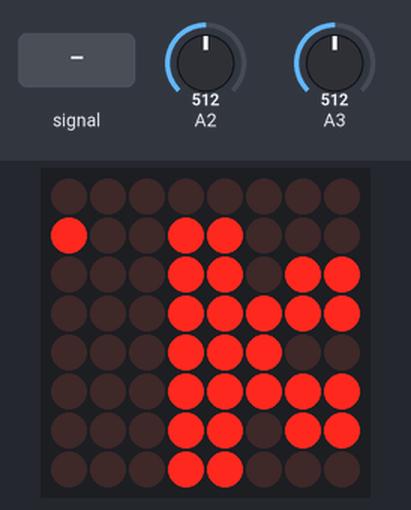
Recording of a sketch running on a simulated Arduino Nano, built with avr-gcc and run on an emulated ATmega328P. On the bench: 8×8 LED matrix. The test bench sets the inputs (shaded band); at power-on: A3 = 512, A2 = 512. Random numbers use the default seed unless the sketch sets one.

Above: at 2.0 s.
3.7 s: A2 fed a 50 Hz sine of ±306 counts around its level
At 4.14 s:
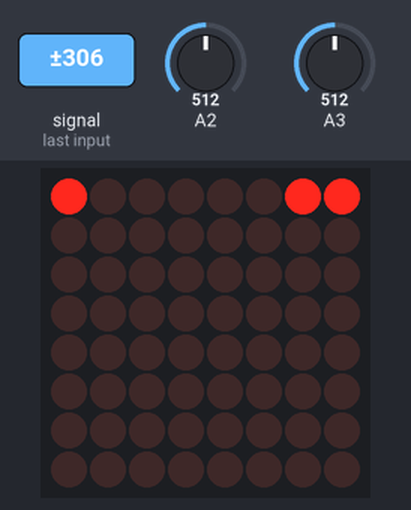
6.3 s: A3 set to 662
9.3 s: A3 set to 685
At 10.6 s:
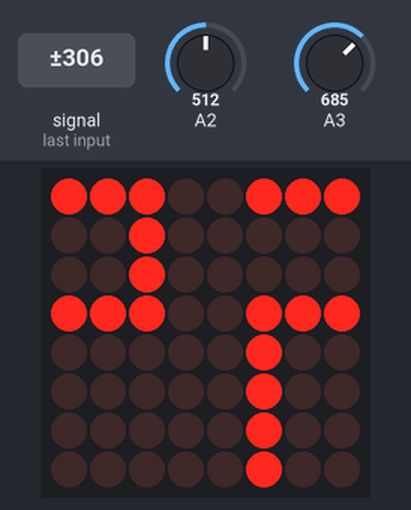
18.7 s: A2 set to 716
At 20.84 s:
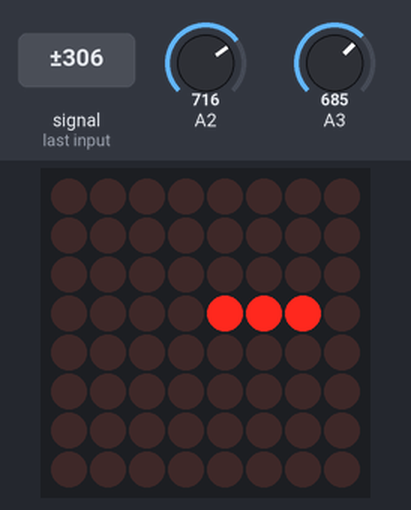
21.1 s: A2 set to 511
At 21.44 s:
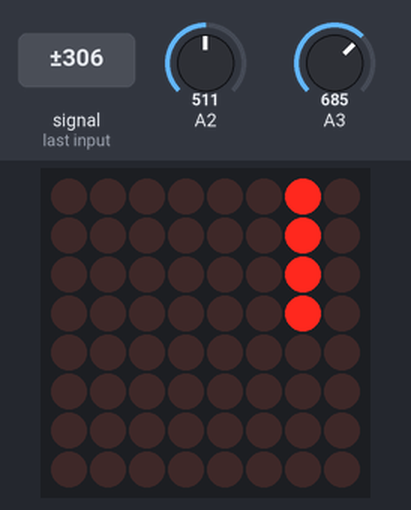

The sketch:

snake_3.ino
```cpp
#include "LedControl.h" // LedControl library is used for controlling a LED matrix. Find it using Library Manager or download zip here: https://github.com/wayoda/LedControl


// --------------------------------------------------------------- //
// ------------------------- user config ------------------------- //
// --------------------------------------------------------------- //

// there are defined all the pins
struct Pin {
  static const short joystickX = A2;   // joystick X axis pin
  static const short joystickY = A3;   // joystick Y axis pin
//static const short joystickKEY = 18; // (not used) joystick KEY pin (Analog 4) (Z axis button)
//static const short joystickVCC = 15; // virtual VCC for the joystick (Analog 1) (to make the joystick connectable right next to the arduino nano)
//static const short joystickGND = 14; // virtual GND for the joystick (Analog 0) (to make the joystick connectable right next to the arduino nano)

  //static const short potentiometer = A7; // potentiometer for snake speed control

  static const short CLK = 10;   // clock for LED matrix
  static const short CS  = 11;  // chip-select for LED matrix
  static const short DIN = 12; // data-in for LED matrix
};

// LED matrix brightness: between 0(darkest) and 15(brightest)
const short intensity = 8;

// lower = faster message scrolling
const short messageSpeed = 5;

// initial snake length (1...63, recommended 3)
const short initialSnakeLength = 3;


void setup() {
  Serial.begin(115200);  // set the same baud rate on your Serial Monitor
  initialize();         // initialize pins & LED matrix
  calibrateJoystick(); // calibrate the joystick home (do not touch it)
  showSnakeMessage(); // scrolls the 'snake' message around the matrix
}


void loop() {
  generateFood();    // if there is no food, generate one
  scanJoystick();    // watches joystick movements & blinks with food
  calculateSnake();  // calculates snake parameters
  handleGameStates();

  // uncomment this if you want the current game board to be printed to the serial (slows down the game a bit)
  // dumpGameBoard();
}


// --------------------------------------------------------------- //
// -------------------- supporting variables --------------------- //
// --------------------------------------------------------------- //

LedControl matrix(Pin::DIN, Pin::CLK, Pin::CS, 1);

struct Point {
  int row = 0, col = 0;
  Point(int row = 0, int col = 0): row(row), col(col) {}
};

struct Coordinate {
  int x = 0, y = 0;
  Coordinate(int x = 0, int y = 0): x(x), y(y) {}
};

bool win = false;
bool gameOver = false;

// primary snake head coordinates (snake head), it will be randomly generated
Point snake;

// food is not anywhere yet
Point food(-1, -1);

// construct with default values in case the user turns off the calibration
Coordinate joystickHome(500, 500);

// snake parameters
int snakeLength = initialSnakeLength; // choosed by the user in the config section
int snakeSpeed = 1; // will be set according to potentiometer value, cannot be 0
int snakeDirection = 0; // if it is 0, the snake does not move

// direction constants
const short up     = 1;
const short right  = 2;
const short down   = 3; // 'down - 2' must be 'up'
const short left   = 4; // 'left - 2' must be 'right'

// threshold where movement of the joystick will be accepted
const int joystickThreshold = 160;

// artificial logarithmity (steepness) of the potentiometer (-1 = linear, 1 = natural, bigger = steeper (recommended 0...1))
const float logarithmity = 0.4;

// the age array: holds an 'age' of the every pixel in the matrix. If age > 0, it glows.
// on every frame, the age of all lit pixels is incremented.
// when the age of some pixel exceeds the length of the snake, it goes out.
// age 1 is added in the current snake direction next to the last position of the snake head.
int age[8][8] = {};


// --------------------------------------------------------------- //
// -------------------------- functions -------------------------- //
// --------------------------------------------------------------- //


// if there is no food, generate one, also check for victory
void generateFood() {
  if (food.row == -1 || food.col == -1) {
    // self-explanatory
    if (snakeLength >= 64) {
      win = true;
      return; // prevent the food generator from running, in this case it would run forever, because it will not be able to find a pixel without a snake
    }

    // generate food until it is in the right position
    do {
      food.col = random(8);
      food.row = random(8);
    } while (age[food.row][food.col] > 0);
  }
}


// custom inverse logarithm with variable steepness (logarithmity), see https://www.desmos.com/calculator/qmyqv84xis (input = 0...1)
float lnx(float n) {
  if(n < 0) return 0;
  if(n > 1) return 1;
  n = -log(-n * logarithmity + 1); // natural logarithm
  if (isinf(n)) n = lnx(0.999999); // prevent returning 'inf'
  return n;
}


// watches joystick movements & blinks with food
void scanJoystick() {
  int previousDirection = snakeDirection; // save the last direction
  long timestamp = millis() + snakeSpeed; // when the next frame will be rendered

  while (millis() < timestamp) {
    // calculate snake speed logarithmically (10...1000ms)
//    float raw = mapf(analogRead(Pin::potentiometer), 0, 1023, 0, 1);
    //snakeSpeed = mapf(lnx(raw), lnx(0), lnx(1), 10, 1000);
    snakeSpeed=1;
    if (snakeSpeed == 0) snakeSpeed = 1; // safety: speed can not be 0

    // determine the direction of the snake
    analogRead(Pin::joystickY) < joystickHome.y - joystickThreshold ? snakeDirection = up    : 0;
    analogRead(Pin::joystickY) > joystickHome.y + joystickThreshold ? snakeDirection = down  : 0;
    analogRead(Pin::joystickX) < joystickHome.x - joystickThreshold ? snakeDirection = left  : 0;
    analogRead(Pin::joystickX) > joystickHome.x + joystickThreshold ? snakeDirection = right : 0;

    // ignore directional change by 180 degrees (no effect for non-moving snake)
    snakeDirection + 2 == previousDirection && previousDirection != 0 ? snakeDirection = previousDirection : 0;
    snakeDirection - 2 == previousDirection && previousDirection != 0 ? snakeDirection = previousDirection : 0;

    // intelligently blink with the food
    matrix.setLed(0, food.row, food.col, millis() % 100 < 50 ? 1 : 0);
  }
}


// calculate snake movement data
void calculateSnake() {
  switch (snakeDirection) {
  case up:
    snake.row--;
    fixEdge();
    matrix.setLed(0, snake.row, snake.col, 1);
    break;

  case right:
    snake.col++;
    fixEdge();
    matrix.setLed(0, snake.row, snake.col, 1);
    break;

  case down:
    snake.row++;
    fixEdge();
    matrix.setLed(0, snake.row, snake.col, 1);
    break;

  case left:
    snake.col--;
    fixEdge();
    matrix.setLed(0, snake.row, snake.col, 1);
    break;

  default: // if the snake is not moving, exit
    return;
  }

  // if there is any age (snake body), this will cause the end of the game (snake must be moving)
  if (age[snake.row][snake.col] != 0 && snakeDirection != 0) {
    gameOver = true;
    return;
  }

  // check if the food was eaten
  if (snake.row == food.row && snake.col == food.col) {
    snakeLength++;
    food.row = -1; // reset food
    food.col = -1;
  }

  // increment ages if all lit leds
  updateAges();

  // change the age of the snake head from 0 to 1
  age[snake.row][snake.col]++;
}


// causes the snake to appear on the other side of the screen if it gets out of the edge
void fixEdge() {
  snake.col < 0 ? snake.col += 8 : 0;
  snake.col > 7 ? snake.col -= 8 : 0;
  snake.row < 0 ? snake.row += 8 : 0;
  snake.row > 7 ? snake.row -= 8 : 0;
}


// increment ages if all lit leds, turn off too old ones depending on the length of the snake
void updateAges() {
  for (int row = 0; row < 8; row++) {
    for (int col = 0; col < 8; col++) {
      // if the led is lit, increment it's age
      if (age[row][col] > 0 ) {
        age[row][col]++;
      }

      // if the age exceeds the length of the snake, switch it off
      if (age[row][col] > snakeLength) {
        matrix.setLed(0, row, col, 0);
        age[row][col] = 0;
      }
    }
  }
}


void handleGameStates() {
  if (gameOver || win) {
    unrollSnake();

    showScoreMessage(snakeLength);

    if (gameOver) showGameOverMessage();
    else if (win) showWinMessage();

    // re-init the game
    win = false;
    gameOver = false;
    snake.row = random(8);
    snake.col = random(8);
    food.row = -1;
    food.col = -1;
    snakeLength = initialSnakeLength;
    snakeDirection = 0;
    memset(age, 0, sizeof(age[0][0]) * 8 * 8);
    matrix.clearDisplay(0);
  }
}


void unrollSnake() {
  // switch off the food LED
  matrix.setLed(0, food.row, food.col, 0);

  delay(600);

  for (int i = 1; i <= snakeLength; i++) {
    for (int row = 0; row < 8; row++) {
      for (int col = 0; col < 8; col++) {
        if (age[row][col] == i) {
          matrix.setLed(0, row, col, 0);
          delay(100);
        }
      }
    }
  }
}


// calibrate the joystick home for 10 times
void calibrateJoystick() {
  Coordinate values;

  for (int i = 0; i < 10; i++) {
    values.x += analogRead(Pin::joystickX);
    values.y += analogRead(Pin::joystickY);
  }

  joystickHome.x = values.x / 10;
  joystickHome.y = values.y / 10;
}


void initialize() {
//  pinMode(Pin::joystickVCC, OUTPUT);
//  digitalWrite(Pin::joystickVCC, HIGH);

  //pinMode(Pin::joystickGND, OUTPUT);
  //digitalWrite(Pin::joystickGND, LOW);

//  pinMode(Pin::joystickKEY, INPUT_PULLUP);

  matrix.shutdown(0, false);
  matrix.setIntensity(0, intensity);
  matrix.clearDisplay(0);

  randomSeed(analogRead(A5));
  snake.row = random(8);
  snake.col = random(8);
}


void dumpGameBoard() {
  String buff = "\n\n\n";
  for (int row = 0; row < 8; row++) {
    for (int col = 0; col < 8; col++) {
      if (age[row][col] < 10) buff += " ";
      if (age[row][col] != 0) buff += age[row][col];
      else if (col == food.col && row == food.row) buff += "@";
      else buff += "-";
      buff += " ";
    }
    buff += "\n";
  }
  Serial.println(buff);
}


// --------------------------------------------------------------- //
// -------------------------- messages --------------------------- //
// --------------------------------------------------------------- //


const PROGMEM bool snejkMessage[8][56] = {
  {0,0,0,0,0,0,0,0,0,0,0,0,0,0,0,0,0,0,0,0,0,0,0,0,0,0,0,0,0,0,0,0,0,0,0,0,0,0,0,0,0,0,0,0,0,0,0,0,0,0,0,0,0,0,0,0},
  {0,0,0,0,0,0,0,0,0,1,1,1,1,0,0,0,1,1,0,0,0,1,1,0,0,1,1,1,1,1,1,0,0,0,0,1,1,1,1,0,0,1,1,0,0,1,1,0,0,0,0,0,0,0,0,0},
  {0,0,0,0,0,0,0,0,1,1,0,0,1,1,0,0,1,1,1,0,0,1,1,0,0,1,1,0,0,0,0,0,0,0,0,0,1,1,0,0,0,1,1,0,1,1,0,0,0,0,0,0,0,0,0,0},
  {0,0,0,0,0,0,0,0,1,1,0,0,0,0,0,0,1,1,1,1,0,1,1,0,0,1,1,0,0,0,0,0,0,0,0,0,1,1,0,0,0,1,1,1,1,0,0,0,0,0,0,0,0,0,0,0},
  {0,0,0,0,0,0,0,0,0,1,1,1,1,0,0,0,1,1,0,1,1,1,1,0,0,1,1,1,1,1,0,0,0,0,0,0,1,1,0,0,0,1,1,1,0,0,0,0,0,0,0,0,0,0,0,0},
  {0,0,0,0,0,0,0,0,0,0,0,0,1,1,0,0,1,1,0,0,1,1,1,0,0,1,1,0,0,0,0,0,0,1,1,0,1,1,0,0,0,1,1,1,1,0,0,0,0,0,0,0,0,0,0,0},
  {0,0,0,0,0,0,0,0,1,1,0,0,1,1,0,0,1,1,0,0,0,1,1,0,0,1,1,0,0,0,0,0,0,1,1,0,1,1,0,0,0,1,1,0,1,1,0,0,0,0,0,0,0,0,0,0},
  {0,0,0,0,0,0,0,0,0,1,1,1,1,0,0,0,1,1,0,0,0,1,1,0,0,1,1,1,1,1,1,0,0,0,1,1,1,0,0,0,0,1,1,0,0,1,1,0,0,0,0,0,0,0,0,0}
};

const PROGMEM bool gameOverMessage[8][90] = {
  {0,0,0,0,0,0,0,0,0,0,0,0,0,0,0,0,0,0,0,0,0,0,0,0,0,0,0,0,0,0,0,0,0,0,0,0,0,0,0,0,0,0,0,0,0,0,0,0,0,0,0,0,0,0,0,0,0,0,0,0,0,0,0,0,0,0,0,0,0,0,0,0,0,0,0,0,0,0,0,0,0,0,0,0,0,0,0,0,0},
  {0,0,0,0,0,0,0,0,0,1,1,1,1,0,0,0,0,1,1,1,1,0,0,0,1,1,0,0,0,1,1,0,0,1,1,1,1,1,1,0,0,0,0,0,0,0,1,1,1,1,0,0,0,1,1,0,0,1,1,0,0,1,1,1,1,1,1,0,0,1,1,1,1,1,0,0,0,0,1,1,0,0,0,0,0,0,0,0,0},
  {0,0,0,0,0,0,0,0,1,1,0,0,1,1,0,0,1,1,0,0,1,1,0,0,1,1,1,0,1,1,1,0,0,1,1,0,0,0,0,0,0,0,0,0,0,1,1,0,0,1,1,0,0,1,1,0,0,1,1,0,0,1,1,0,0,0,0,0,0,1,1,0,0,1,1,0,0,1,1,1,1,0,0,0,0,0,0,0,0},
  {0,0,0,0,0,0,0,0,1,1,0,0,0,0,0,0,1,1,0,0,1,1,0,0,1,1,1,1,1,1,1,0,0,1,1,0,0,0,0,0,0,0,0,0,0,1,1,0,0,1,1,0,0,1,1,0,0,1,1,0,0,1,1,0,0,0,0,0,0,1,1,0,0,1,1,0,0,1,1,1,1,0,0,0,0,0,0,0,0},
  {0,0,0,0,0,0,0,0,1,1,0,0,0,0,0,0,1,1,1,1,1,1,0,0,1,1,0,1,0,1,1,0,0,1,1,1,1,1,0,0,0,0,0,0,0,1,1,0,0,1,1,0,0,1,1,0,0,1,1,0,0,1,1,1,1,1,0,0,0,1,1,1,1,1,0,0,0,0,1,1,0,0,0,0,0,0,0,0,0},
  {0,0,0,0,0,0,0,0,1,1,0,1,1,1,0,0,1,1,0,0,1,1,0,0,1,1,0,0,0,1,1,0,0,1,1,0,0,0,0,0,0,0,0,0,0,1,1,0,0,1,1,0,0,1,1,0,0,1,1,0,0,1,1,0,0,0,0,0,0,1,1,1,1,0,0,0,0,0,1,1,0,0,0,0,0,0,0,0,0},
  {0,0,0,0,0,0,0,0,1,1,0,0,1,1,0,0,1,1,0,0,1,1,0,0,1,1,0,0,0,1,1,0,0,1,1,0,0,0,0,0,0,0,0,0,0,1,1,0,0,1,1,0,0,0,1,1,1,1,0,0,0,1,1,0,0,0,0,0,0,1,1,0,1,1,0,0,0,0,0,0,0,0,0,0,0,0,0,0,0},
  {0,0,0,0,0,0,0,0,0,1,1,1,1,0,0,0,1,1,0,0,1,1,0,0,1,1,0,0,0,1,1,0,0,1,1,1,1,1,1,0,0,0,0,0,0,0,1,1,1,1,0,0,0,0,0,1,1,0,0,0,0,1,1,1,1,1,1,0,0,1,1,0,0,1,1,0,0,0,1,1,0,0,0,0,0,0,0,0,0}
};

const PROGMEM bool scoreMessage[8][58] = {
  {0,0,0,0,0,0,0,0,0,0,0,0,0,0,0,0,0,0,0,0,0,0,0,0,0,0,0,0,0,0,0,0,0,0,0,0,0,0,0,0,0,0,0,0,0,0,0,0,0,0,0,0,0,0,0,0,0,0},
  {0,0,0,0,0,0,0,0,0,1,1,1,1,0,0,0,0,1,1,1,1,0,0,0,0,1,1,1,1,0,0,0,1,1,1,1,1,0,0,0,1,1,1,1,1,1,0,0,0,0,0,0,0,0,0,0,0,0},
  {0,0,0,0,0,0,0,0,1,1,0,0,1,1,0,0,1,1,0,0,1,1,0,0,1,1,0,0,1,1,0,0,1,1,0,0,1,1,0,0,1,1,0,0,0,0,0,0,1,1,0,0,0,0,0,0,0,0},
  {0,0,0,0,0,0,0,0,1,1,0,0,0,0,0,0,1,1,0,0,0,0,0,0,1,1,0,0,1,1,0,0,1,1,0,0,1,1,0,0,1,1,0,0,0,0,0,0,1,1,0,0,0,0,0,0,0,0},
  {0,0,0,0,0,0,0,0,0,1,1,1,1,0,0,0,1,1,0,0,0,0,0,0,1,1,0,0,1,1,0,0,1,1,1,1,1,0,0,0,1,1,1,1,1,0,0,0,0,0,0,0,0,0,0,0,0,0},
  {0,0,0,0,0,0,0,0,0,0,0,0,1,1,0,0,1,1,0,0,0,0,0,0,1,1,0,0,1,1,0,0,1,1,1,1,0,0,0,0,1,1,0,0,0,0,0,0,1,1,0,0,0,0,0,0,0,0},
  {0,0,0,0,0,0,0,0,1,1,0,0,1,1,0,0,1,1,0,0,1,1,0,0,1,1,0,0,1,1,0,0,1,1,0,1,1,0,0,0,1,1,0,0,0,0,0,0,1,1,0,0,0,0,0,0,0,0},
  {0,0,0,0,0,0,0,0,0,1,1,1,1,0,0,0,0,1,1,1,1,0,0,0,0,1,1,1,1,0,0,0,1,1,0,0,1,1,0,0,1,1,1,1,1,1,0,0,0,0,0,0,0,0,0,0,0,0}
};

const PROGMEM bool digits[][8][8] = {
  {
    {0,0,0,0,0,0,0,0},
    {0,0,1,1,1,1,0,0},
    {0,1,1,0,0,1,1,0},
    {0,1,1,0,1,1,1,0},
    {0,1,1,1,0,1,1,0},
    {0,1,1,0,0,1,1,0},
    {0,1,1,0,0,1,1,0},
    {0,0,1,1,1,1,0,0}
  },
  {
    {0,0,0,0,0,0,0,0},
    {0,0,0,1,1,0,0,0},
    {0,0,0,1,1,0,0,0},
    {0,0,1,1,1,0,0,0},
    {0,0,0,1,1,0,0,0},
    {0,0,0,1,1,0,0,0},
    {0,0,0,1,1,0,0,0},
    {0,1,1,1,1,1,1,0}
  },
  {
    {0,0,0,0,0,0,0,0},
    {0,0,1,1,1,1,0,0},
    {0,1,1,0,0,1,1,0},
    {0,0,0,0,0,1,1,0},
    {0,0,0,0,1,1,0,0},
    {0,0,1,1,0,0,0,0},
    {0,1,1,0,0,0,0,0},
    {0,1,1,1,1,1,1,0}
  },
  {
    {0,0,0,0,0,0,0,0},
    {0,0,1,1,1,1,0,0},
    {0,1,1,0,0,1,1,0},
    {0,0,0,0,0,1,1,0},
    {0,0,0,1,1,1,0,0},
    {0,0,0,0,0,1,1,0},
    {0,1,1,0,0,1,1,0},
    {0,0,1,1,1,1,0,0}
  },
  {
    {0,0,0,0,0,0,0,0},
    {0,0,0,0,1,1,0,0},
    {0,0,0,1,1,1,0,0},
    {0,0,1,0,1,1,0,0},
    {0,1,0,0,1,1,0,0},
    {0,1,1,1,1,1,1,0},
    {0,0,0,0,1,1,0,0},
    {0,0,0,0,1,1,0,0}
  },
  {
    {0,0,0,0,0,0,0,0},
    {0,1,1,1,1,1,1,0},
    {0,1,1,0,0,0,0,0},
    {0,1,1,1,1,1,0,0},
    {0,0,0,0,0,1,1,0},
    {0,0,0,0,0,1,1,0},
    {0,1,1,0,0,1,1,0},
    {0,0,1,1,1,1,0,0}
  },
  {
    {0,0,0,0,0,0,0,0},
    {0,0,1,1,1,1,0,0},
    {0,1,1,0,0,1,1,0},
    {0,1,1,0,0,0,0,0},
    {0,1,1,1,1,1,0,0},
    {0,1,1,0,0,1,1,0},
    {0,1,1,0,0,1,1,0},
    {0,0,1,1,1,1,0,0}
  },
  {
    {0,0,0,0,0,0,0,0},
    {0,1,1,1,1,1,1,0},
    {0,1,1,0,0,1,1,0},
    {0,0,0,0,1,1,0,0},
    {0,0,0,0,1,1,0,0},
    {0,0,0,1,1,0,0,0},
    {0,0,0,1,1,0,0,0},
    {0,0,0,1,1,0,0,0}
  },
  {
    {0,0,0,0,0,0,0,0},
    {0,0,1,1,1,1,0,0},
    {0,1,1,0,0,1,1,0},
    {0,1,1,0,0,1,1,0},
    {0,0,1,1,1,1,0,0},
    {0,1,1,0,0,1,1,0},
    {0,1,1,0,0,1,1,0},
    {0,0,1,1,1,1,0,0}
  },
  {
    {0,0,0,0,0,0,0,0},
    {0,0,1,1,1,1,0,0},
    {0,1,1,0,0,1,1,0},
    {0,1,1,0,0,1,1,0},
    {0,0,1,1,1,1,1,0},
    {0,0,0,0,0,1,1,0},
    {0,1,1,0,0,1,1,0},
    {0,0,1,1,1,1,0,0}
  }
};


// scrolls the 'snake' message around the matrix
void showSnakeMessage() {
  for (int d = 0; d < sizeof(snejkMessage[0]) - 7; d++) {
    for (int col = 0; col < 8; col++) {
      delay(messageSpeed);
      for (int row = 0; row < 8; row++) {
        // this reads the byte from the PROGMEM and displays it on the screen
        matrix.setLed(0, row, col, pgm_read_byte(&(snejkMessage[row][col + d])));
      }
    }
  }
}


// scrolls the 'game over' message around the matrix
void showGameOverMessage() {
  for (int d = 0; d < sizeof(gameOverMessage[0]) - 7; d++) {
    for (int col = 0; col < 8; col++) {
      delay(messageSpeed);
      for (int row = 0; row < 8; row++) {
        // this reads the byte from the PROGMEM and displays it on the screen
        matrix.setLed(0, row, col, pgm_read_byte(&(gameOverMessage[row][col + d])));
      }
    }
  }
}


// scrolls the 'win' message around the matrix
void showWinMessage() {
  // not implemented yet // TODO: implement it
}


// scrolls the 'score' message with numbers around the matrix
void showScoreMessage(int score) {
  if (score < 0 || score > 99) return;

  // specify score digits
  int second = score % 10;
  int first = (score / 10) % 10;

  for (int d = 0; d < sizeof(scoreMessage[0]) + 2 * sizeof(digits[0][0]); d++) {
    for (int col = 0; col < 8; col++) {
      delay(messageSpeed);
      for (int row = 0; row < 8; row++) {
        if (d <= sizeof(scoreMessage[0]) - 8) {
          matrix.setLed(0, row, col, pgm_read_byte(&(scoreMessage[row][col + d])));
        }

        int c = col + d - sizeof(scoreMessage[0]) + 6; // move 6 px in front of the previous message

        // if the score is < 10, shift out the first digit (zero)
        if (score < 10) c += 8;

        if (c >= 0 && c < 8) {
          if (first > 0) matrix.setLed(0, row, col, pgm_read_byte(&(digits[first][row][c]))); // show only if score is >= 10 (see above)
        } else {
          c -= 8;
          if (c >= 0 && c < 8) {
            matrix.setLed(0, row, col, pgm_read_byte(&(digits[second][row][c]))); // show always
          }
        }
      }
    }
  }
}


// standard map function, but with floats
float mapf(float x, float in_min, float in_max, float out_min, float out_max) {
  return (x - in_min) * (out_max - out_min) / (in_max - in_min) + out_min;
}
```

Measured:
- the behaviour switches between 672 and 673 on A3 (found by bisection; images 1 and 2)
- what the display in image 2 shows lasts 0.6 s, from 10.2 s to 10.8 s
